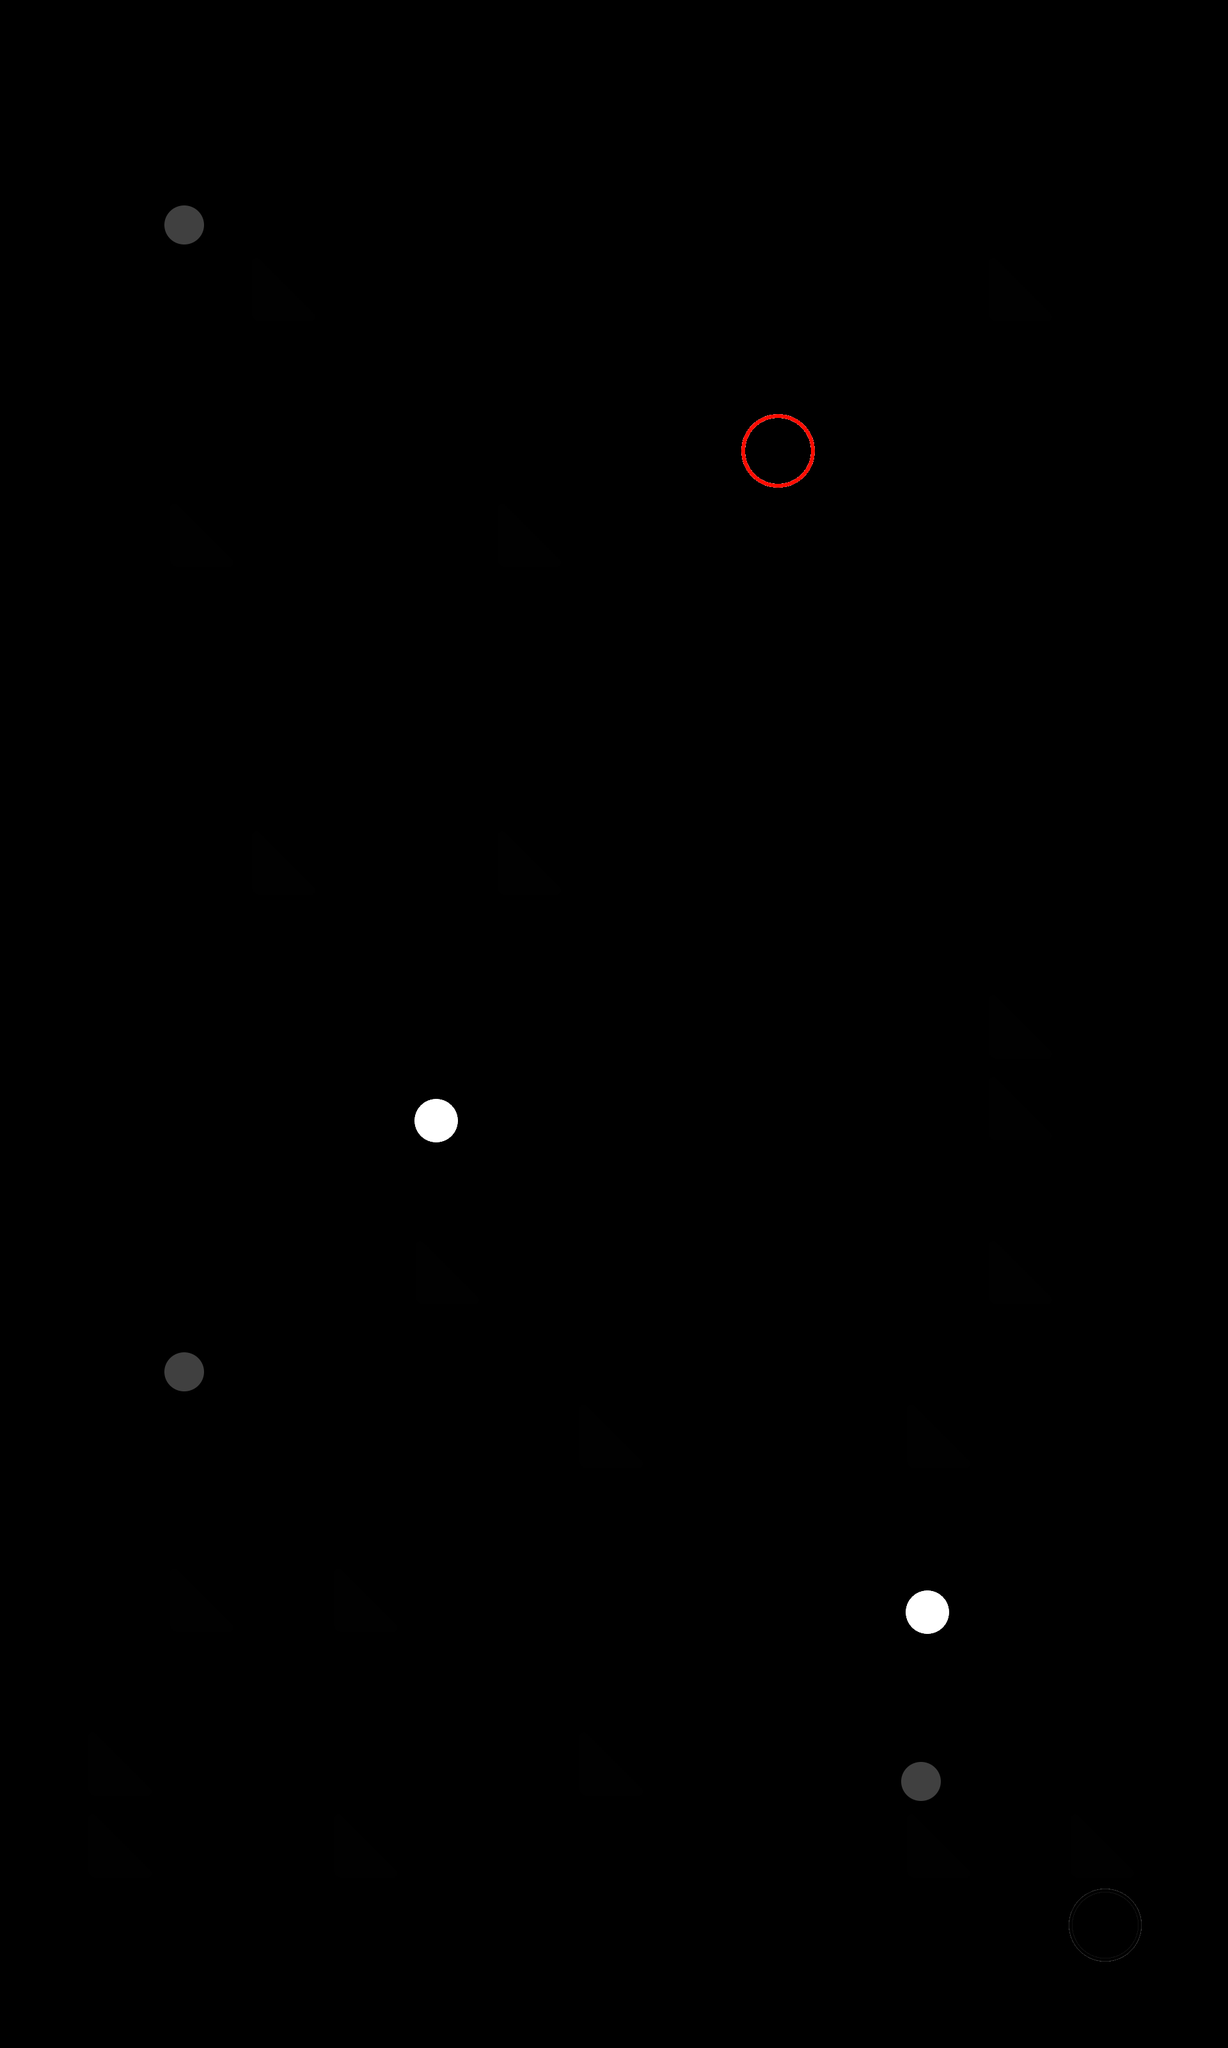

A 2D game scene composited from a Tiled map and its tileset images. What follows is a short description and the map's XML, with each tile layer's data collapsed to a summary:
An orthogonal 15x25 tile map with 128x128 px tiles, 2 tile layers (tilelayer, settingslayer) and 31 objects.

<map version="1.0" orientation="orthogonal" renderorder="right-down" width="15" height="25" tilewidth="128" tileheight="128" nextobjectid="239">
 <tileset firstgid="1" source="untitled.tsx" />
 <layer name="tilelayer" width="15" height="25">
  <data>[375 cells, 31 non-empty, 7 distinct tile ids]</data>
 </layer>
 <layer name="settingslayer" width="15" height="25">
  <properties>
   <property name="ambientlight" type="float" value="0.95" />
   <property name="scale" type="float" value="2.5" />
  </properties>
  <data>[375 cells, 0 non-empty, 0 distinct tile ids]</data>
 </layer>
 <objectgroup name="mirrors">
  <object id="206" gid="2" x="384" y="512" width="128" height="128" />
  <object id="207" gid="2" x="768" y="896" width="128" height="128" />
  <object id="208" gid="2" x="1536" y="512" width="128" height="128" />
  <object id="209" gid="2" x="256" y="896" width="128" height="128" />
  <object id="210" gid="2" x="384" y="1408" width="128" height="128" />
  <object id="211" gid="2" x="768" y="1408" width="128" height="128" />
  <object id="212" gid="2" x="1536" y="1664" width="128" height="128" />
  <object id="213" gid="2" x="1536" y="1792" width="128" height="128" />
  <object id="214" gid="2" x="1536" y="2048" width="128" height="128" />
  <object id="215" gid="2" x="1408" y="2304" width="128" height="128" />
  <object id="216" gid="2" x="896" y="2304" width="128" height="128" />
  <object id="217" gid="2" x="640" y="2048" width="128" height="128" />
  <object id="218" gid="2" x="512" y="2560" width="128" height="128" />
  <object id="219" gid="2" x="256" y="2560" width="128" height="128" />
  <object id="220" gid="2" x="128" y="2816" width="128" height="128" />
  <object id="221" gid="2" x="128" y="2944" width="128" height="128" />
  <object id="222" gid="2" x="512" y="2944" width="128" height="128" />
  <object id="223" gid="2" x="896" y="2816" width="128" height="128" />
  <object id="224" gid="2" x="1408" y="2944" width="128" height="128">
   <properties>
    <property name="id" type="int" value="-9" />
    <property name="linkedid" type="int" value="-6" />
    <property name="startingaction" value="" />
   </properties>
  </object>
  <object id="225" gid="2" x="1664" y="2944" width="128" height="128">
   <properties>
    <property name="id" type="int" value="-10" />
    <property name="linkedid" type="int" value="-5" />
    <property name="startingaction" value="enable" />
   </properties>
  </object>
 </objectgroup>
 <objectgroup name="pelletends">
  <object id="226" gid="4" x="1664" y="3072" width="128" height="128" />
 </objectgroup>
 <objectgroup name="pelletstarts">
  <object id="227" gid="3" x="1152" y="768" width="128" height="128">
   <properties>
    <property name="firedirections" value="d" />
    <property name="id" type="int" value="-1" />
    <property name="initialdelay" type="float" value="3" />
    <property name="pelletpause" type="float" value="2.5" />
   </properties>
  </object>
 </objectgroup>
 <objectgroup name="trackpoints">
  <object id="228" gid="6" x="256" y="384" width="64" height="64">
   <properties>
    <property name="groupcolor" type="color" value="#ff005039" />
    <property name="groupnum" type="int" value="0" />
    <property name="id" type="int" value="-2" />
    <property name="linkedid" type="int" value="-1" />
   </properties>
  </object>
  <object id="229" gid="6" x="256" y="2176" width="64" height="64">
   <properties>
    <property name="groupnum" type="int" value="0" />
    <property name="id" type="int" value="-3" />
   </properties>
  </object>
  <object id="230" gid="6" x="1408" y="2816" width="64" height="64">
   <properties>
    <property name="groupnum" type="int" value="0" />
    <property name="id" type="int" value="-4" />
   </properties>
  </object>
 </objectgroup>
 <objectgroup name="blocks">
  <object id="231" gid="1" x="1152" y="1792" width="128" height="128" />
  <object id="232" gid="1" x="256" y="1280" width="128" height="128" />
 </objectgroup>
 <objectgroup name="toggles">
  <object id="233" gid="5" x="640" y="1792" width="83" height="83">
   <properties>
    <property name="id" type="int" value="-6" />
    <property name="isbutton" type="bool" value="true" />
    <property name="startson" type="bool" value="false" />
   </properties>
  </object>
  <object id="234" gid="5" x="1408" y="2560" width="83" height="83">
   <properties>
    <property name="id" type="int" value="-5" />
    <property name="isbutton" type="bool" value="true" />
    <property name="startson" type="bool" value="false" />
   </properties>
  </object>
 </objectgroup>
 <objectgroup name="wallportals">
  <object id="235" gid="7" x="0" y="1664" width="128" height="128">
   <properties>
    <property name="id" type="int" value="-7" />
    <property name="linkedid" type="int" value="-8" />
    <property name="side" value="l" />
   </properties>
  </object>
  <object id="236" gid="7" x="1792" y="1792" width="128" height="128">
   <properties>
    <property name="id" type="int" value="-8" />
    <property name="linkedid" type="int" value="-7" />
    <property name="side" value="r" />
   </properties>
  </object>
 </objectgroup>
</map>
